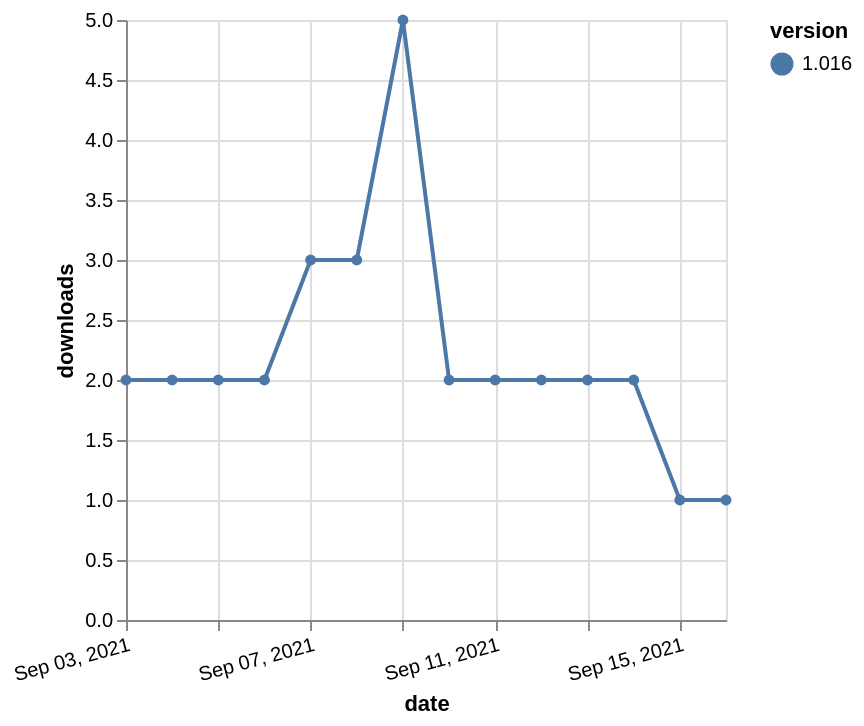

Describe this chart as a Vega-Lite specification.
### Vega-Lite specification from a JSON file in a GitHub repository (floating-point values rounded to 4 significant figures)
{"$schema": "https://vega.github.io/schema/vega-lite/v5.json", "description": "A simple bar chart with embedded data.", "data": {"values": [{"date": "2021-09-03", "total": 2473, "delta": 2, "version": "1.016"}, {"date": "2021-09-04", "total": 2475, "delta": 2, "version": "1.016"}, {"date": "2021-09-05", "total": 2477, "delta": 2, "version": "1.016"}, {"date": "2021-09-06", "total": 2479, "delta": 2, "version": "1.016"}, {"date": "2021-09-07", "total": 2482, "delta": 3, "version": "1.016"}, {"date": "2021-09-08", "total": 2485, "delta": 3, "version": "1.016"}, {"date": "2021-09-09", "total": 2490, "delta": 5, "version": "1.016"}, {"date": "2021-09-10", "total": 2492, "delta": 2, "version": "1.016"}, {"date": "2021-09-11", "total": 2494, "delta": 2, "version": "1.016"}, {"date": "2021-09-12", "total": 2496, "delta": 2, "version": "1.016"}, {"date": "2021-09-13", "total": 2498, "delta": 2, "version": "1.016"}, {"date": "2021-09-14", "total": 2500, "delta": 2, "version": "1.016"}, {"date": "2021-09-15", "total": 2501, "delta": 1, "version": "1.016"}, {"date": "2021-09-16", "total": 2502, "delta": 1, "version": "1.016"}]}, "width": "container", "mark": {"type": "line", "point": {"filled": true}}, "encoding": {"x": {"field": "date", "type": "temporal", "timeUnit": "yearmonthdate", "title": "date", "axis": {"labelAngle": -15}}, "y": {"field": "delta", "type": "quantitative", "title": "downloads"}, "color": {"field": "version", "type": "nominal"}, "tooltip": {"field": "delta"}}}
